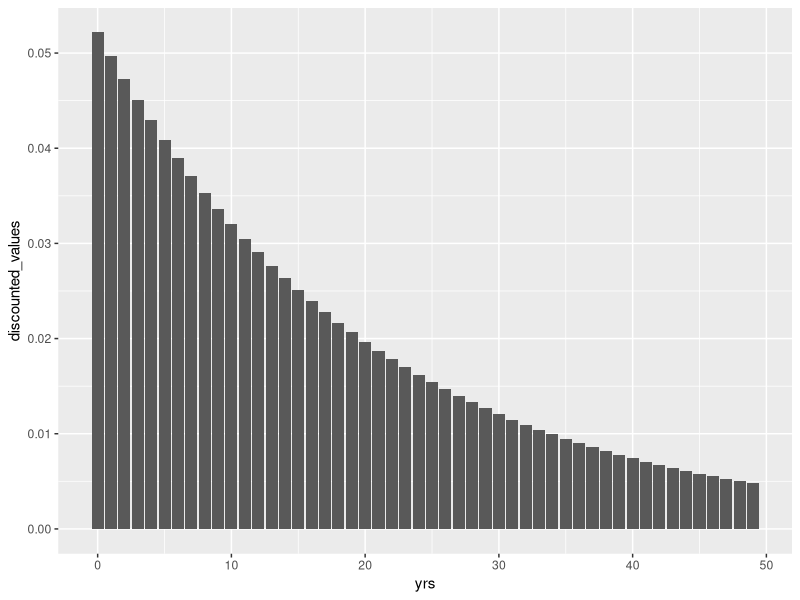
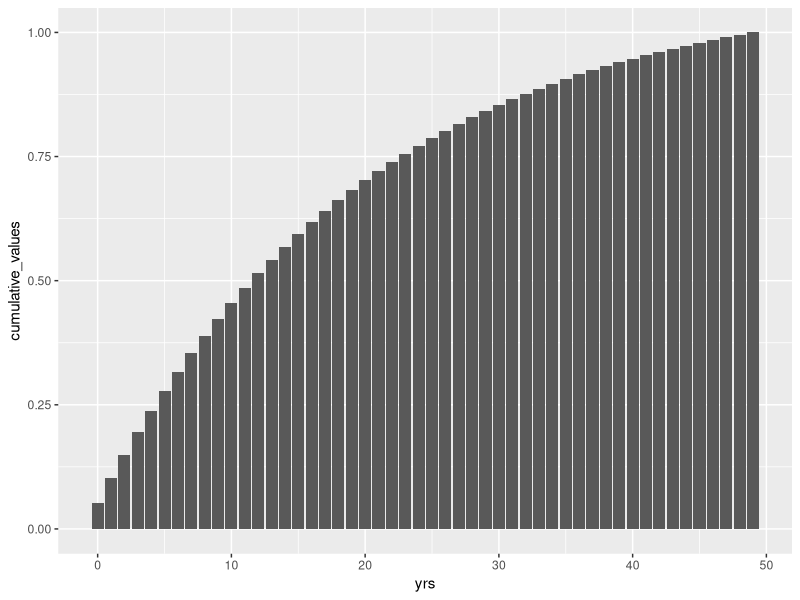

These charts were generated, in order, by the following R code:
## ---- chunk 1
library(tidyverse)
## ---- chunk 2
discount_rate <- 0.05
yrs_from_now_to_end <- 50
yrs <- 0:(yrs_from_now_to_end - 1)
raw_discounted_values <- 1 / ((1 + discount_rate) ^ yrs)
discounted_values <- raw_discounted_values / sum(raw_discounted_values)
cumulative_values <- cumsum(discounted_values)

df.discounted_values = data.frame(yrs, discounted_values, cumulative_values)

df.discounted_values

discounted_values <- df.discounted_values %>%
  ggplot(aes(yrs, discounted_values)) +
  geom_col()

cumulative_values <- df.discounted_values %>%
  ggplot(aes(yrs, cumulative_values)) +
  geom_col()

discounted_values
cumulative_values
